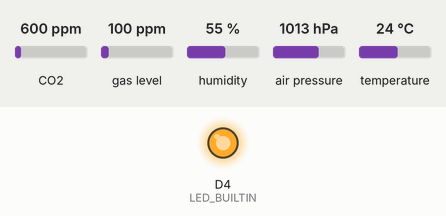
Simulated run of this sketch. Board: ESP8266 (NodeMCU). Shown: output pins drawn as LEDs (lit = HIGH, except the on-board LED, lit = LOW). Inputs (shaded band) come from the test bench; at power-on: CO2 600 ppm, gas level 100 ppm, humidity 55 %, air pressure 1013 hPa, temperature 24 °C. What the sketch prints to the serial monitor is not drawn.

Above: at 0.1 s.
At 1.1 s:
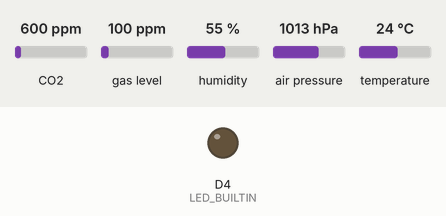
Timing chart, 0 to 2.6 s (numbered marks = the images above):
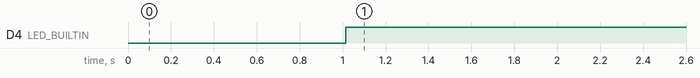

Measured:
- by itself, D4 (LED_BUILTIN): LOW → HIGH at 1.0 s

The sketch:

cod.ino
```cpp
#include <ESP8266WiFi.h>
#include <ESP8266WebServer.h>
#include <Wire.h>
#include <Adafruit_Sensor.h>
#include <Adafruit_BME280.h>
#include "Adafruit_CCS811.h"

Adafruit_BME280 bme;
Adafruit_CCS811 ccs;

const char* ssid = "CeaMaiPuternicaStatieMeteo";
const char* password = "12345678";
const float mmHg = 133.322387415f;

ESP8266WebServer server(80);

void handleRoot() {
  float temp = bme.readTemperature();
  float hum = bme.readHumidity();
  float pres = bme.readPressure() / mmHg;
  int co2 = ccs.geteCO2();
  int tvoc = ccs.getTVOC();

  String html = "<html><head><meta name='viewport' content='width=device-width, initial-scale=1' charset='UTF-8'>";
  html += "<meta http-equiv='refresh' content='5'>"; //refresh meta-tag
  html += "<style>body{font-family:sans-serif; text-align:center; background:#2c3e50; color:white;}";
  html += ".box{background:#34495e; padding:20px; border-radius:15px; display:inline-block; margin-top:30px; border:2px solid #3498db; box-shadow: 0 10px 20px rgba(0,0,0,0.5);}</style>";
  html += "</head><body><div class='box'><h1>📊 Date colectate</h1>";
  html += "<h2>🌡️ Temp: " + String(temp, 2) + "°C</h2>";
  html += "<h2>💧 Hum: " + String(hum, 2) + "%</h2>";
  html += "<h2>🎈 Pres: " + String(pres, 1) + " mmHg</h2>";
  html += "<hr style='border:1px solid #3498db'>";
  html += "<h2 style='color:#2ecc71'>☁️ CO2: " + String(co2) + " ppm</h2>";
  html += "<h2 style='color:#f1c40f'>✨ TVOC: " + String(tvoc) + " ppb</h2>";
  html += "</div><p>Pagina se actualizează singură o dată la 5 secunde.</p></body></html>";

  server.send(200, "text/html", html);
}

void setup() {
  Serial.begin(115200);
  Wire.begin(D2, D1);
  pinMode(LED_BUILTIN, OUTPUT);

  if (!bme.begin(0x76, &Wire)) Serial.println("Eroare: BME280!");
  if (!ccs.begin()) Serial.println("Eroare: CCS811!");
  delay(1000);

  // Pornire Access Point
  WiFi.softAP(ssid, password);
  IPAddress myIP = WiFi.softAPIP();

  Serial.println("\n--- Server Pornit (Mod Hotspot) ---");
  Serial.print("1. Conectează telefonul la: "); Serial.println(ssid);
  Serial.print("2. Scrie în browser: "); Serial.println(myIP);

  server.on("/", handleRoot);
  server.begin();
}

void loop() {
  server.handleClient();

  if (ccs.available()) {
    float temp = bme.readTemperature();
    float hum = bme.readHumidity();
    float pres = bme.readPressure() / mmHg;

    if(!ccs.readData()){
      ccs.setEnvironmentalData(hum, temp);
      int co2 = ccs.geteCO2();
      int tvoc = ccs.getTVOC();
      Serial.printf("🌡️ Temp: %.2f°C | 💧 Hum: %.2f%% | 🎈 Pres: %.1f mmHg\n", temp, hum, pres);
      Serial.printf("☁️ CO2: %d ppm | ✨ TVOC: %d ppb\n", co2, tvoc);

      digitalWrite(LED_BUILTIN, (co2 > 1000) ? LOW : HIGH);
      Serial.println("------------------------------------------------");
    }
  }
  delay(1000);
}
```
